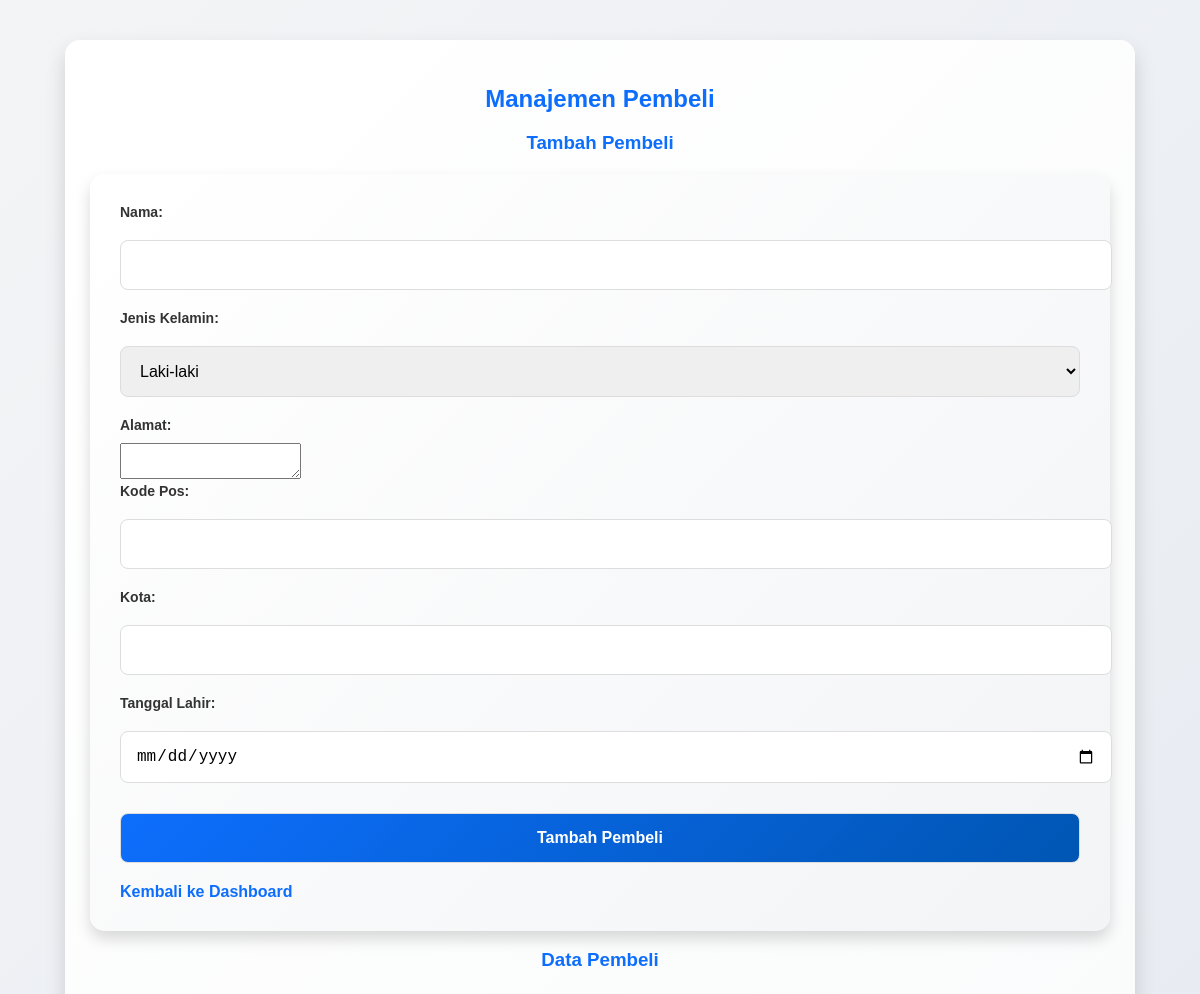
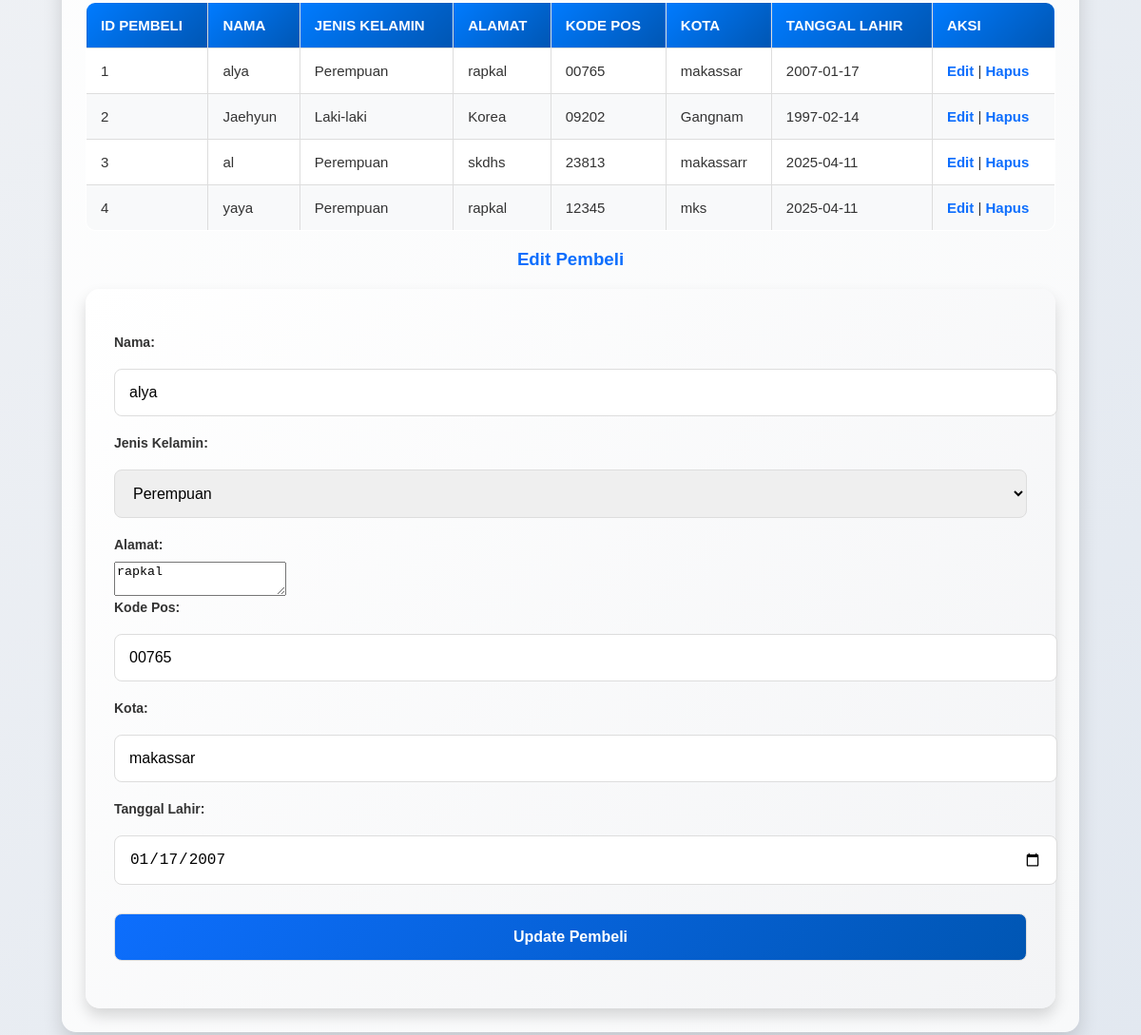
The app's page /kasir/user/pembeli.php?edit=1 with its own data (2 pictures, top to bottom).
### tables this page shows
CREATE TABLE `pembeli` (
  `id_pembeli` int(11) NOT NULL,
  `nama` varchar(100) NOT NULL,
  `jns_kelamin` enum('Laki-laki','Perempuan') NOT NULL,
  `alamat` text NOT NULL,
  `kode_pos` varchar(10) DEFAULT NULL,
  `kota` varchar(50) DEFAULT NULL,
  `tgl_lahir` date DEFAULT NULL
);

### kasir/user/pembeli.php (the view, shortened to what this page needs)
<?php include '../db.php';
$pembeliData = $conn->query("SELECT * FROM pembeli");
?>
<!DOCTYPE html>
<html lang="id">
<head>
    <link rel="stylesheet" href="../styles.css">
</head>
<body>
    <div class="container">
        <h2>Manajemen Pembeli</h2>
        <h3>Tambah Pembeli</h3>
        <form method="POST">
            <label for="nama">Nama:</label>
            <input type="text" id="nama" name="nama" required><br>
            <label for="jns_kelamin">Jenis Kelamin:</label>
            <select id="jns_kelamin" name="jns_kelamin" required>
                <option value="Laki-laki">Laki-laki</option>
            </select><br>
            <label for="alamat">Alamat:</label>
            <textarea id="alamat" name="alamat" required></textarea><br>
            <label for="kode_pos">Kode Pos:</label>
            <input type="text" id="kode_pos" name="kode_pos"><br>
            <label for="kota">Kota:</label>
            <input type="text" id="kota" name="kota" required><br>
            <label for="tgl_lahir">Tanggal Lahir:</label>
            <input type="date" id="tgl_lahir" name="tgl_lahir" required><br>
            <button type="submit" name="add">Tambah Pembeli</button>
            <br>
            <a href="dashboard.php">Kembali ke Dashboard</a>
        </form>
        <h3>Data Pembeli</h3>
        <table border="1">
            <thead>
                <tr>
                    <th>ID Pembeli</th>
                    <th>Nama</th>
                    <th>Jenis Kelamin</th>
                    <th>Alamat</th>
                    <th>Kode Pos</th>
                    <th>Kota</th>
                    <th>Tanggal Lahir</th>
                    <th>Aksi</th>
                </tr>
            </thead>
            <tbody>
                <?php while ($row = $pembeliData->fetch_assoc()): ?>
                    <tr>
                        <td><?= $row['id_pembeli'] ?></td>
                        <td><?= $row['nama'] ?></td>
                        <td><?= $row['jns_kelamin'] ?></td>
                        <td><?= $row['alamat'] ?></td>
                        <td><?= $row['kode_pos'] ?></td>
                        <td><?= $row['kota'] ?></td>
                        <td><?= $row['tgl_lahir'] ?></td>
                        <td>
                            <a href="?edit=<?= $row['id_pembeli'] ?>">Edit</a> |
                            <a href="?delete=<?= $row['id_pembeli'] ?>" onclick="return confirm('Apakah Anda yakin ingin menghapus pembeli ini?')">Hapus</a>
                        </td>
                    </tr>
                <?php endwhile; ?>
            </tbody>
        </table>
        <?php
        if (isset($_GET['edit'])) {
            $id_pembeli = $_GET['edit'];
            $result = $conn->query("SELECT * FROM pembeli WHERE id_pembeli = '$id_pembeli'");
            $pembeliEdit = $result->fetch_assoc();
        ?>
        <h3>Edit Pembeli</h3>
        <form method="POST">
            <input type="hidden" name="id_pembeli" value="<?= $pembeliEdit['id_pembeli'] ?>"><br>
            <label for="nama">Nama:</label>
            <input type="text" id="nama" name="nama" value="<?= $pembeliEdit['nama'] ?>" required><br>
            <label for="jns_kelamin">Jenis Kelamin:</label>
            <select id="jns_kelamin" name="jns_kelamin" required>
                <option value="Perempuan" <?= $pembeliEdit['jns_kelamin'] == 'Perempuan' ? 'selected' : '' ?>>Perempuan</option>
            </select><br>
            <label for="alamat">Alamat:</label>
            <textarea id="alamat" name="alamat" required><?= $pembeliEdit['alamat'] ?></textarea><br>
            <label for="kode_pos">Kode Pos:</label>
            <input type="text" id="kode_pos" name="kode_pos" value="<?= $pembeliEdit['kode_pos'] ?>"><br>
            <label for="kota">Kota:</label>
            <input type="text" id="kota" name="kota" value="<?= $pembeliEdit['kota'] ?>" required><br>
            <label for="tgl_lahir">Tanggal Lahir:</label>
            <input type="date" id="tgl_lahir" name="tgl_lahir" value="<?= $pembeliEdit['tgl_lahir'] ?>" required><br>
            <button type="submit" name="edit">Update Pembeli</button>
        </form>
        <?php } ?>
    </div>
</body>
</html>

### kasir/styles.css (style rules this page uses)
body { font-family: 'Poppins', sans-serif; background: linear-gradient(135deg, #f3f4f6, #e2e8f0); color: #333; margin: 0; padding: 0; transition: all 0.3s ease-in-out; }
.container { width: 85%; margin: 40px auto; padding: 25px; background: linear-gradient(135deg, #ffffff, #f8f9fa); border-radius: 15px; box-shadow: 0 10px 20px rgba(0, 0, 0, 0.15); transition: transform 0.3s, box-shadow 0.3s; }
h2, h3 { text-align: center; color: #0d6efd; font-weight: 700; margin-bottom: 15px; }
a { color: #0d6efd; text-decoration: none; font-weight: bold; transition: color 0.3s, transform 0.3s; }
table { width: 100%; border-collapse: collapse; margin-top: 25px; font-size: 15px; background: #fff; border-radius: 10px; overflow: hidden; }
table th, table td { padding: 15px; text-align: left; border: 1px solid #ddd; }
table th { background: linear-gradient(135deg, #007bff, #0056b3); color: white; text-transform: uppercase; font-weight: 600; }
table tr:nth-child(even) { background-color: #f8f9fa; }
form { margin-top: 20px; background: linear-gradient(135deg, #ffffff, #f3f4f6); padding: 30px; border-radius: 15px; box-shadow: 0 8px 15px rgba(0, 0, 0, 0.15); transition: all 0.3s ease-in-out; }
form label { font-weight: bold; display: block; margin-bottom: 10px; font-size: 14px; }
form input, form select, form button { width: 100%; padding: 15px; margin: 10px 0 20px 0; border: 1px solid #ddd; border-radius: 8px; font-size: 16px; transition: border-color 0.3s, box-shadow 0.3s; }
button { background: linear-gradient(135deg, #0d6efd, #0056b3); color: white; border: none; cursor: pointer; transition: background 0.3s, transform 0.3s; border-radius: 8px; font-size: 16px; font-weight: bold; }

### records on screen
pembeli: id_pembeli "1", nama "alya", jns_kelamin "Perempuan", alamat "rapkal", kode_pos "00765", kota "makassar", tgl_lahir "2007-01-17", tgl_lahir "01/17/2007"
pembeli: id_pembeli "2", nama "Jaehyun", jns_kelamin "Laki-laki", alamat "Korea", kode_pos "09202", kota "Gangnam", tgl_lahir "1997-02-14"
pembeli: id_pembeli "3", nama "al", jns_kelamin "Perempuan", alamat "skdhs", kode_pos "23813", kota "makassarr", tgl_lahir "2025-04-11"
pembeli: id_pembeli "4", nama "yaya", jns_kelamin "Perempuan", alamat "rapkal", kode_pos "12345", kota "mks", tgl_lahir "2025-04-11"
